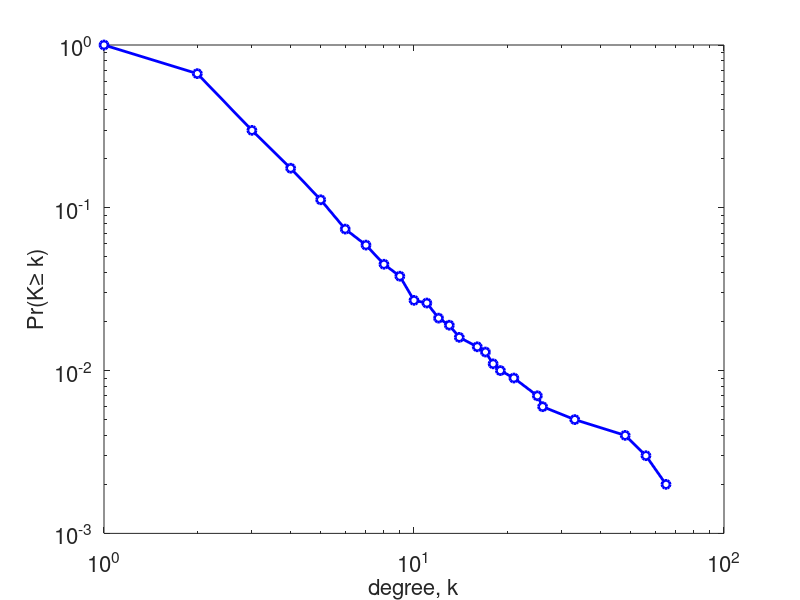

Here is the MATLAB script that generated this plot:
% the vertex copy mechanism
n = 1000; % size of network
q = 0.5; % probability to copy a connection
x = zeros(n,2); % edge list
% initial condition: a reciprocally connected triple
x(1,:) = [1 2]; % node 1 points to node 2
x(2,:) = [2 1]; % node 2 points to node 1
x(3,:) = [2 3]; % node 2 points to node 3
x(4,:) = [3 1]; % node 3 points to node 2
m = 4; % number of edges
% start copying
for t=4:n
v = ceil(rand(1)*(t-1)); % vertex to copy
g = x(x(:,1)==v,2); % copied endpoints
k = length(g); % its degree
u = ceil(rand(k,1).*(t-1)); % uniformly random endpoints
s = rand(size(g,1),1)<q; % these endpoints are copied
g(~s) = u(~s); % these endpoints are not
% make those edges
x(m+1:m+k,:) = [t*ones(k,1) g];
m = m+k; % increment edge count
end;
% make an undirected adjacency matrix
B = zeros(n,n);
for i=1:size(x,1)
if x(i,2)~=x(i,1)
B(x(i,1),x(i,2)) = 1;
B(x(i,2),x(i,1)) = 1;
end;
end;
degs = sum(B); % get degree sequence
% plot the degree distribution as a ccdf
pdf = hist(degs,unique(degs));
cdf = [[unique(degs)'; length(pdf)+1] 1-[0 cumsum(pdf./sum(pdf))]'];
cdf(cdf(:,2)<1/n,:) = [];
figure(1);
loglog(cdf(:,1),cdf(:,2),'bo-','LineWidth',2,'MarkerFaceColor',[1 1 1]);
set(gca,'FontSize',16);
xlabel('degree, k','FontSize',16);
ylabel('Pr(K\geq k)','FontSize',16);